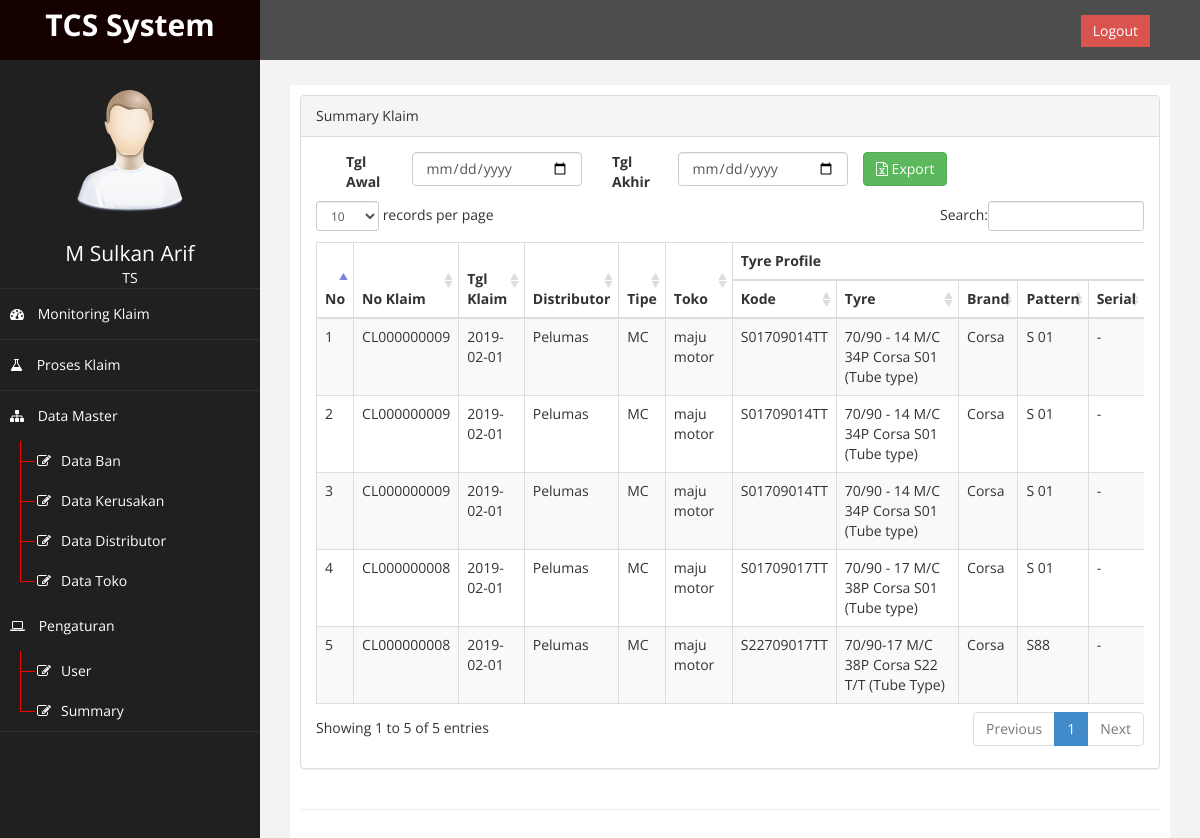
Page /?page=summary (signed in) on the committed database.
### tables this page shows
CREATE TABLE `db_klaim_detail` (
  `id_klaim_detail` int(11) NOT NULL AUTO_INCREMENT,
  `id_klaim` int(11) NOT NULL,
  `id_ban` int(11) DEFAULT NULL,
  `id_toko` int(11) DEFAULT NULL,
  `keterangan` text,
  `id_kerusakan` int(11) DEFAULT NULL,
  `sisa_alur` decimal(8,1) DEFAULT NULL,
  PRIMARY KEY (`id_klaim_detail`),
  KEY `FK_db_klaim_detail_db_klaim` (`id_klaim`),
  KEY `FK_db_klaim_detail_db_ban` (`id_ban`),
  KEY `FK_db_klaim_detail_db_toko` (`id_toko`),
  KEY `FK_db_klaim_detail_db_kerusakan` (`id_kerusakan`),
  CONSTRAINT `FK_db_klaim_detail_db_ban` FOREIGN KEY (`id_ban`) REFERENCES `db_ban` (`id`),
  CONSTRAINT `FK_db_klaim_detail_db_kerusakan` FOREIGN KEY (`id_kerusakan`) REFERENCES `db_kerusakan` (`id_kerusakan`),
  CONSTRAINT `FK_db_klaim_detail_db_klaim` FOREIGN KEY (`id_klaim`) REFERENCES `db_klaim` (`id_klaim`),
  CONSTRAINT `FK_db_klaim_detail_db_toko` FOREIGN KEY (`id_toko`) REFERENCES `db_toko` (`id_toko`)
);

CREATE TABLE `db_klaim` (
  `id_klaim` int(11) NOT NULL AUTO_INCREMENT,
  `no_klaim` varchar(20) NOT NULL,
  `grup` varchar(20) NOT NULL,
  `id_distributor` int(1) NOT NULL,
  `tgl_klaim` date DEFAULT NULL,
  `keterangan` text,
  `status` enum('Open','Done') NOT NULL DEFAULT 'Open',
  `tgl_selesai` datetime DEFAULT NULL,
  PRIMARY KEY (`id_klaim`)
);

CREATE TABLE `db_distributor` (
  `id_distributor` int(200) NOT NULL AUTO_INCREMENT,
  `kode_distributor` varchar(100) NOT NULL,
  `nama_distributor` varchar(100) NOT NULL,
  `grup` enum('Internasional','Lokal') NOT NULL,
  `alamat` varchar(200) NOT NULL,
  `area` varchar(100) NOT NULL,
  `kota` varchar(100) NOT NULL,
  `telepon` int(100) NOT NULL,
  PRIMARY KEY (`id_distributor`)
);

CREATE TABLE `db_ban` (
  `id` int(20) NOT NULL AUTO_INCREMENT,
  `kode` varchar(50) NOT NULL,
  `ukuran` varchar(100) NOT NULL,
  `grup` enum('PCR','MC') NOT NULL,
  `alur_ban` double(8,1) NOT NULL DEFAULT '0.0',
  `pattern` varchar(100) NOT NULL,
  `brand` enum('Achilles','Corsa') NOT NULL,
  `type` enum('Tubeless','Tubetipe') NOT NULL,
  `harga` varchar(100) NOT NULL,
  `li` varchar(50) DEFAULT NULL,
  `si` varchar(50) DEFAULT NULL,
  `ukuran_ban` varchar(50) DEFAULT NULL,
  PRIMARY KEY (`id`)
);

CREATE TABLE `db_toko` (
  `id_toko` int(11) NOT NULL AUTO_INCREMENT,
  `kode_toko` varchar(50) NOT NULL,
  `nama_toko` varchar(100) NOT NULL,
  `alamat` varchar(200) NOT NULL,
  `kota` varchar(100) NOT NULL,
  `telepon` int(100) NOT NULL,
  PRIMARY KEY (`id_toko`)
);

### page/pengaturan/summary.php (the view, shortened to what this page needs)
<?php
$klaim = [];
$sql = " SELECT d.*,b.*,h.no_klaim,h.tgl_klaim,dis.nama_distributor,t.* FROM db_klaim_detail d
JOIN db_klaim h ON d.id_klaim = h.id_klaim
JOIN db_distributor dis ON h.id_distributor = dis.id_distributor
JOIN db_ban b ON d.id_ban = b.id
JOIN db_toko t ON d.id_toko = t.id_toko ";
$query = mysqli_query($conn, $sql);
$no = 1;
while ($row = mysqli_fetch_assoc($query)) {
    $row['no'] = $no;
    $klaim[] = $row;
    $no++;
}
?>
<div class="panel panel-default">
    <div class="panel-heading">
        Summary Klaim
    </div>
    <div class="panel-body">
        <div class="table-responsive">
            <div class="col-md-12">
                <label class="col-md-1">Tgl Awal</label>
                <div class="col-md-3">
                    <div class="form-group">
                        <input type="date" class="form-control" id="start" name="start" value="<?= $alur_ban ?>" />
                    </div>
                </div>
                <label class="col-md-1">Tgl Akhir</label>
                <div class="col-md-3">
                    <div class="form-group">
                        <input type="date" class="form-control" id="end" name="end" value="<?= $alur_ban ?>" />
                    </div>
                </div>
                <button onclick="exportExcel()" class="btn btn-success" style="margin-bottom: 15px"><i class="fa fa-file-excel-o"></i> Export</button><br>
            </div>
            <br>
            <table class="table table-striped table-bordered table-hover" id="dataTables-example">
                <thead>
                    <tr>
                        <th rowspan="2">No</th>
                        <th rowspan="2">No Klaim</th>
                        <th rowspan="2">Tgl Klaim</th>
                        <th rowspan="2">Distributor</th>
                        <th rowspan="2">Tipe</th>
                        <th rowspan="2">Toko</th>
                        <th colspan="5">Tyre Profile</th>
                    </tr>
                    <tr>
                        <th>Kode</th>
                        <th>Tyre</th>
                        <th>Brand</th>
                        <th>Pattern</th>
                        <th>Serial</th>
                    </tr>
                </thead>
                <tbody>
                    <?php
                    foreach ($klaim as $key => $v) : ?>
                        <tr>
                            <td><?= $v['no'] ?></td>
                            <td><?= $v['no_klaim'] ?></td>
                            <td><?= $v['tgl_klaim'] ?></td>
                            <td><?= $v['nama_distributor'] ?></td>
                            <td><?= $v['grup'] ?></td>
                            <td class=""><?= $v['nama_toko'] ?></td>
                            <td class=""><?= $v['kode'] ?></td>
                            <td class=""><?= $v['ukuran'] ?></td>
                            <td class=""><?= $v['brand'] ?></td>
                            <td class=""><?= $v['pattern'] ?></td>
                            <td class=""><?= $v['serial_l'] . ' - ' . $v['serial_r'] ?></td>
                        </tr>
                    <?php endforeach; ?>
                </tbody>
            </table>
        </div>
    </div>
</div>

### assets/css/custom.css (style rules this page uses)
body { font-family: 'Open Sans', sans-serif; }

### rows in the picture
db_klaim_detail: no "1", id_klaim.no_klaim "CL000000009", id_klaim.tgl_klaim "2019-02-01", db_distributor.nama_distributor "Pelumas", id_ban.grup "MC", id_toko.nama_toko "maju motor", id_ban.kode "S01709014TT", id_ban.ukuran "70/90 - 14 M/C 34P Corsa S01 (Tube type)", id_ban.brand "Corsa", id_ban.pattern "S 01"
db_klaim_detail: no "4", id_klaim.no_klaim "CL000000008", id_klaim.tgl_klaim "2019-02-01", db_distributor.nama_distributor "Pelumas", id_ban.grup "MC", id_toko.nama_toko "maju motor", id_ban.kode "S01709017TT", id_ban.ukuran "70/90 - 17 M/C 38P Corsa S01 (Tube type)", id_ban.brand "Corsa", id_ban.pattern "S 01"
db_klaim_detail: no "5", id_klaim.no_klaim "CL000000008", id_klaim.tgl_klaim "2019-02-01", db_distributor.nama_distributor "Pelumas", id_ban.grup "MC", id_toko.nama_toko "maju motor", id_ban.kode "S22709017TT", id_ban.ukuran "70/90-17 M/C 38P Corsa S22 T/T (Tube Type)", id_ban.brand "Corsa", id_ban.pattern "S88"

### other values in the picture
$_SESSION['nama'] "M Sulkan Arif"
$_SESSION['akses'] "TS"
$v['no'] "2"
$v['no_klaim'] "CL000000009"
$v['tgl_klaim'] "2019-02-01"
$v['nama_distributor'] "Pelumas"
$v['grup'] "MC"
$v['nama_toko'] "maju motor"
$v['kode'] "S01709014TT"
$v['ukuran'] "70/90 - 14 M/C 34P Corsa S01 (Tube type)"
$v['brand'] "Corsa"
$v['pattern'] "S 01"
$v['no'] "3"
